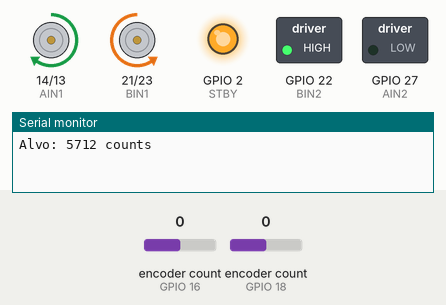
A sketch run on a simulated ESP32. Parts: direction and speed pins drawn as motors (green arrow = direction pin HIGH = forward, orange = LOW = backward, longer = more drive, stopped while the standby pin is LOW), switched loads named in the sketch (green lamp = pin HIGH), output pins drawn as LEDs (lit = HIGH), the last lines printed to the serial monitor. Inputs (shaded band) come from the test bench; at power-on: encoder count (sensors on GPIO 16, GPIO 18) 0.

Above: at 1.5 s.
At 4.5 s:
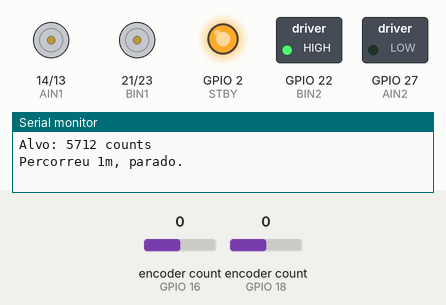
Timing chart, 0 to 6.9 s (numbered marks = the images above):
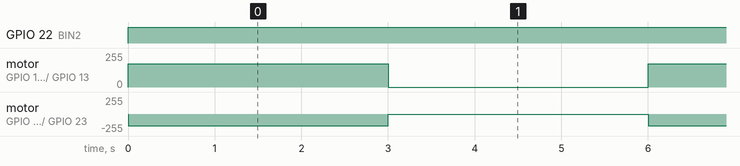

The sketch:

motorEncoder.ino
```cpp
#include <ESP32Encoder.h>

// --- ENCODERS ---
ESP32Encoder encL, encR;
// ajuste conforme sua roda: perímetro(mm)/contagens
float pulseDist = 0.350104;
long alvoCounts;

// --- TB6612FNG ---
const int PWMA = 13;
const int AIN1 = 14;
const int AIN2 = 27;

const int PWMB = 23;
const int BIN1 = 21;
const int BIN2 = 22;

const int STBY = 2;

// --- MOTOR CONTROL ---
void motorA(int pwm, bool fwd) {
  digitalWrite(AIN1, fwd);
  digitalWrite(AIN2, !fwd);
  analogWrite(PWMA, pwm);
}
void motorB(int pwm, bool fwd) {
  digitalWrite(BIN1, fwd);
  digitalWrite(BIN2, !fwd);
  analogWrite(PWMB, pwm);
}
void motorsStop() {
  analogWrite(PWMA, 0);
  analogWrite(PWMB, 0);
}

void setup() {
  Serial.begin(115200);

  // encoders
  ESP32Encoder::useInternalWeakPullResistors = puType::up;
  encL.attachHalfQuad(16, 17);
  encR.attachHalfQuad(18, 5);
  encL.clearCount();
  encR.clearCount();

  // driver
  pinMode(AIN1, OUTPUT);
  pinMode(AIN2, OUTPUT);
  pinMode(BIN1, OUTPUT);
  pinMode(BIN2, OUTPUT);
  pinMode(STBY, OUTPUT);
  digitalWrite(STBY, HIGH);

  // PWM setup (20 kHz, 10 bits = 0–1023)
  analogWriteFrequency(PWMA, 20000);
  analogWriteResolution(PWMA, 10);
  analogWriteFrequency(PWMB, 20000);
  analogWriteResolution(PWMB, 10);

  // alvo em contagens (1 m = 1000 mm)
  alvoCounts = (long)(2000.0 / pulseDist);
  Serial.printf("Alvo: %ld counts\n", alvoCounts);
}

void loop() {
  // zera contagem
  encL.clearCount();
  encR.clearCount();

  // inicia frente
  motorA(700, true); // duty 600/1023
  motorB(700, false);

  // roda até alcançar alvo
  while (false) {
    long cL = abs((long)encL.getCount());
    long cR = abs((long)encR.getCount());
    long media = (cL + cR) / 2;

    if (millis() % 200 < 10) {
      Serial.printf("cL=%ld cR=%ld media=%ld alvo=%ld\n", cL, cR, media, alvoCounts);
    }

    if (media >= alvoCounts) break;
    delay(5);
  }
  delay(3000);
  // parar
  motorsStop();
  Serial.println("Percorreu 1m, parado.");
  delay(3000);
}
```

Measured:
- by itself, GPIO 22 (BIN2): LOW → HIGH at 0.00 s
- by itself, motor on GPIO 14 (AIN1) / GPIO 13 (PWMA): alternates forward 174/255 for 3.0 s and stopped for 3.0 s
- by itself, motor on GPIO 21 (BIN1) / GPIO 23 (PWMB): alternates backward 174/255 for 3.0 s and stopped for 3.0 s
